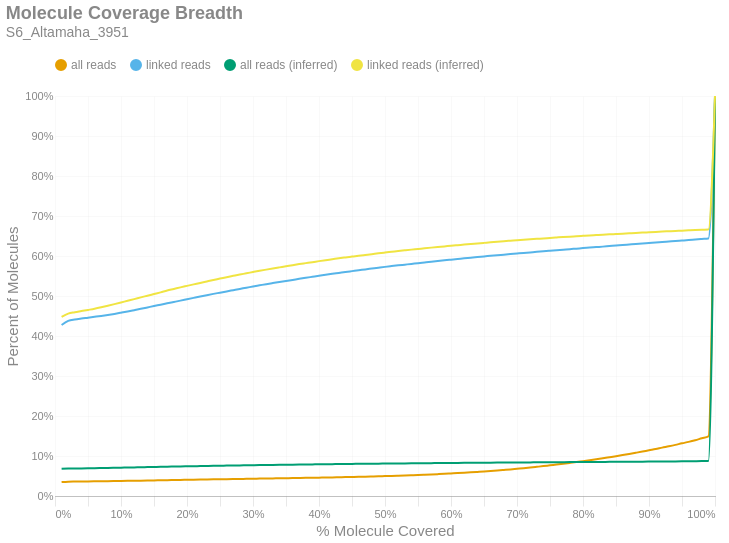

Notebook source saved alongside this figure:
### Markdown cell above
### Molecule Read Coverage
This chart shows molecule coverage breadth as computed by the number of bases aligned to that molecule. In other words, "*how much of each unique long molecule is actually sequenced/aligned?*" Keep in mind there is a distinction between sequences and alignments, since some sequences belonging to a particular molecule may not align well and wouldn't appear in the alignment data. This chart also shows molecule coverage breadth as computed by the *inferred fragment* from which the aligned sequences originate. Unlike read coverage, this calculation takes into account the total insert size, including unsequenced gaps between the forward and reverse reads. Like the previous figures, these are cumulative percents.

### Code cell
if SKIPLR:
    print_html(f"Skipped")
else:
    binned_df = consolidated_hist(valids['coverage_bp'], mask, 0.01, True)
    binned_df_inf = consolidated_hist(valids['coverage_inserts'], mask, 0.01, True)
    binned_df = binned_df.with_columns(pl.lit(binned_df_inf['all reads (cumsum)']).alias('all reads (inferred)'))
    binned_df = binned_df.with_columns(pl.lit(binned_df_inf['linked reads (cumsum)']).alias('linked reads (inferred)'))
    binned_df = binned_df.with_columns(
        (pl.col('bin').cast(pl.Float64) + 0.01).alias('right_edge')
    )

    with SafeRender(binned_df):
        (
            density_plot(binned_df, 'Molecule Coverage Breadth', samplename, 'molcov', ['all reads (inferred)','linked reads (inferred)'])
            .encode(
                #x=alt.X('bin:Q', title="% Molecule Covered").axis(format = '%').scale(padding=0),
                x=alt.X('right_edge:Q', title="% Molecule Covered").axis(format='%').scale(padding=0),
                y=alt.Y('value:Q', title='Percent of Molecules')
                    .axis(format='%')
                    .stack(False)
                    .scale(domainMin=0, padding=0),
                color=alt.Color("key:N").scale(domain = ["all reads", "linked reads", "all reads (inferred)", "linked reads (inferred)"]),
                tooltip = [
                    alt.Tooltip("key:N", title = "Data Type"),
                    alt.Tooltip("range_label:N", title="% Molecule Covered"),
                    alt.Tooltip("value:Q", format = ".2%", title="% Molecules")
                ]
            )
        ).display()

### Figure 1 — Vega-Lite specification as saved in the notebook (floating-point values rounded to 4 significant figures)
{"width": "container", "height": 400, "config": {"title": {"anchor": "start", "dy": -15, "fontSize": 18, "color": "#888888", "subtitleColor": "#888888", "subtitleFontSize": 14}, "arc": {"fill": "#0072B2"}, "axis": {"domainColor": "#888888", "domainWidth": 0.5, "gridWidth": 0.2, "grid": false, "titleFontWeight": 400, "titleFontSize": 15, "labelFontSize": 11, "labelColor": "#888888", "tickColor": "#888888", "tickWidth": 0.2, "titleColor": "#888888"}, "axisBand": {"grid": false}, "axisX": {"grid": true, "tickSize": 10, "domainCap": "round"}, "axisY": {"domain": false, "grid": true, "tickSize": 0, "domainCap": "round"}, "background": "transparent", "header": {"labelFontSize": 15, "labelColor": "#888888", "titleFontSize": 15, "titleFontWeight": 600, "titleColor": "#888888"}, "legend": {"labelFont": "sans-serif", "labelFontSize": 12, "labelColor": "#888888", "symbolSize": 100, "symbolType": "circle", "titleFontSize": 12, "titlePadding": 10, "titleColor": "#888888", "title": null, "orient": "top"}, "range": {"category": ["#E69F00", "#56B4E9", "#009E73", "#F0E442", "#0072B2", "#D55E00", "#CC79A7", "#000000"], "diverging": ["#cfe8f3", "#a2d4ec", "#73bfe2", "#46abdb", "#1696d2", "#12719e"]}, "area": {"fill": "#0072B2", "fillOpacity": 0.7, "line": true, "strokeOpacity": 0.7}, "line": {"color": "#0072B2", "stroke": "#0072B2", "strokeWidth": 2}, "trail": {"color": "#0072B2", "stroke": "#0072B2", "strokeWidth": 0, "size": 1}, "point": {"filled": true, "fillOpacity": 1.0, "size": 95}, "text": {"color": "#888888", "fontSize": 11, "align": "right", "fontWeight": 400, "size": 11}, "bar": {"fill": "#0072B2", "stroke": null}, "view": {"stroke": null, "continuousWidth": 660, "continuousHeight": 400}}, "data": {"name": "data-832c0ca4d39b20ff7e745585e0500c2e"}, "mark": {"type": "line", "interpolate": "monotone", "point": {"opacity": 0, "size": 275}}, "encoding": {"color": {"field": "key", "scale": {"domain": ["all reads", "linked reads", "all reads (inferred)", "linked reads (inferred)"]}, "type": "nominal"}, "tooltip": [{"field": "key", "title": "Data Type", "type": "nominal"}, {"field": "range_label", "title": "% Molecule Covered", "type": "nominal"}, {"field": "value", "format": ".2%", "title": "% Molecules", "type": "quantitative"}], "x": {"axis": {"format": "%"}, "field": "right_edge", "scale": {"padding": 0}, "title": "% Molecule Covered", "type": "quantitative"}, "y": {"axis": {"format": "%"}, "field": "value", "scale": {"domainMin": 0, "padding": 0}, "stack": false, "title": "Percent of Molecules", "type": "quantitative"}}, "params": [{"name": "param_c36ac31b6afebe62", "select": {"type": "point", "fields": ["key"]}, "bind": "legend"}], "title": {"text": "Molecule Coverage Breadth", "subtitle": "S6_Altamaha_3951"}, "transform": [{"fold": ["all reads (cumsum)", "linked reads (cumsum)", "all reads (inferred)", "linked reads (inferred)"]}, {"calculate": "replace(datum.key, ' (cumsum)', '')", "as": "key"}, {"filter": {"param": "param_c36ac31b6afebe62"}}], "usermeta": {"embedOptions": {"downloadFileName": "S6_Altamaha_3951.molcov"}}, "$schema": "https://vega.github.io/schema/vega-lite/v6.1.0.json", "datasets": {"data-832c0ca4d39b20ff7e745585e0500c2e": [{"bin": "0.0", "interval": "0.0-0.01", "all reads": 0.03486, "linked reads": 0.4276, "all reads (cumsum)": 0.03486, "linked reads (cumsum)": 0.4276, "range_label": "0.0-0.01", "all reads (inferred)": 0.06783, "linked reads (inferred)": 0.4479, "right_edge": 0.01}, {"bin": "0.01", "interval": "0.01-0.02", "all reads": 0.0008606, "linked reads": 0.01008, "all reads (cumsum)": 0.03572, "linked reads (cumsum)": 0.4376, "range_label": "0.01-0.02", "all reads (inferred)": 0.06849, "linked reads (inferred)": 0.456, "right_edge": 0.02}, {"bin": "0.02", "interval": "0.02-0.03", "all reads": 0.0003393, "linked reads": 0.003773, "all reads (cumsum)": 0.03606, "linked reads (cumsum)": 0.4414, "range_label": "0.02-0.03", "all reads (inferred)": 0.06877, "linked reads (inferred)": 0.4594, "right_edge": 0.03}, {"bin": "0.03", "interval": "0.03-0.04", "all reads": 0.000237, "linked reads": 0.002418, "all reads (cumsum)": 0.03629, "linked reads (cumsum)": 0.4438, "range_label": "0.03-0.04", "all reads (inferred)": 0.06901, "linked reads (inferred)": 0.4623, "right_edge": 0.04}, {"bin": "0.04", "interval": "0.04-0.05", "all reads": 0.0001898, "linked reads": 0.002042, "all reads (cumsum)": 0.03648, "linked reads (cumsum)": 0.4459, "range_label": "0.04-0.05", "all reads (inferred)": 0.06926, "linked reads (inferred)": 0.4652, "right_edge": 0.05}, {"bin": "0.05", "interval": "0.05-0.06", "all reads": 0.0001929, "linked reads": 0.002098, "all reads (cumsum)": 0.03668, "linked reads (cumsum)": 0.448, "range_label": "0.05-0.06", "all reads (inferred)": 0.06951, "linked reads (inferred)": 0.4681, "right_edge": 0.06}, {"bin": "0.06", "interval": "0.06-0.07", "all reads": 0.000197, "linked reads": 0.002153, "all reads (cumsum)": 0.03687, "linked reads (cumsum)": 0.4501, "range_label": "0.06-0.07", "all reads (inferred)": 0.06981, "linked reads (inferred)": 0.4717, "right_edge": 0.07}, {"bin": "0.07", "interval": "0.07-0.08", "all reads": 0.0002139, "linked reads": 0.002431, "all reads (cumsum)": 0.03709, "linked reads (cumsum)": 0.4526, "range_label": "0.07-0.08", "all reads (inferred)": 0.07013, "linked reads (inferred)": 0.4756, "right_edge": 0.08}, {"bin": "0.08", "interval": "0.08-0.09", "all reads": 0.0002414, "linked reads": 0.002723, "all reads (cumsum)": 0.03733, "linked reads (cumsum)": 0.4553, "range_label": "0.08-0.09", "all reads (inferred)": 0.07047, "linked reads (inferred)": 0.4797, "right_edge": 0.09}, {"bin": "0.09", "interval": "0.09-0.1", "all reads": 0.0002537, "linked reads": 0.002961, "all reads (cumsum)": 0.03758, "linked reads (cumsum)": 0.4582, "range_label": "0.09-0.1", "all reads (inferred)": 0.07081, "linked reads (inferred)": 0.4838, "right_edge": 0.1}, {"bin": "0.1", "interval": "0.1-0.11", "all reads": 0.0002671, "linked reads": 0.003056, "all reads (cumsum)": 0.03785, "linked reads (cumsum)": 0.4613, "range_label": "0.1-0.11", "all reads (inferred)": 0.07116, "linked reads (inferred)": 0.4881, "right_edge": 0.11}, {"bin": "0.11", "interval": "0.11-0.12", "all reads": 0.0002861, "linked reads": 0.003292, "all reads (cumsum)": 0.03813, "linked reads (cumsum)": 0.4646, "range_label": "0.11-0.12", "all reads (inferred)": 0.0715, "linked reads (inferred)": 0.4923, "right_edge": 0.12}, {"bin": "0.12", "interval": "0.12-0.13", "all reads": 0.0002884, "linked reads": 0.003344, "all reads (cumsum)": 0.03842, "linked reads (cumsum)": 0.4679, "range_label": "0.12-0.13", "all reads (inferred)": 0.07185, "linked reads (inferred)": 0.4966, "right_edge": 0.13}, {"bin": "0.13", "interval": "0.13-0.14", "all reads": 0.0002946, "linked reads": 0.003482, "all reads (cumsum)": 0.03872, "linked reads (cumsum)": 0.4714, "range_label": "0.13-0.14", "all reads (inferred)": 0.07219, "linked reads (inferred)": 0.5008, "right_edge": 0.14}, {"bin": "0.14", "interval": "0.14-0.15", "all reads": 0.0002994, "linked reads": 0.003528, "all reads (cumsum)": 0.03902, "linked reads (cumsum)": 0.4749, "range_label": "0.14-0.15", "all reads (inferred)": 0.07254, "linked reads (inferred)": 0.505, "right_edge": 0.15}, {"bin": "0.15", "interval": "0.15-0.16", "all reads": 0.0002825, "linked reads": 0.003312, "all reads (cumsum)": 0.0393, "linked reads (cumsum)": 0.4783, "range_label": "0.15-0.16", "all reads (inferred)": 0.07288, "linked reads (inferred)": 0.5091, "right_edge": 0.16}, {"bin": "0.16", "interval": "0.16-0.17", "all reads": 0.0002951, "linked reads": 0.003465, "all reads (cumsum)": 0.03959, "linked reads (cumsum)": 0.4817, "range_label": "0.16-0.17", "all reads (inferred)": 0.07324, "linked reads (inferred)": 0.5136, "right_edge": 0.17}, {"bin": "0.17", "interval": "0.17-0.18", "all reads": 0.0002835, "linked reads": 0.003338, "all reads (cumsum)": 0.03988, "linked reads (cumsum)": 0.4851, "range_label": "0.17-0.18", "all reads (inferred)": 0.07356, "linked reads (inferred)": 0.5175, "right_edge": 0.18}, {"bin": "0.18", "interval": "0.18-0.19", "all reads": 0.0002822, "linked reads": 0.003351, "all reads (cumsum)": 0.04016, "linked reads (cumsum)": 0.4884, "range_label": "0.18-0.19", "all reads (inferred)": 0.07389, "linked reads (inferred)": 0.5216, "right_edge": 0.19}, {"bin": "0.19", "interval": "0.19-0.2", "all reads": 0.000291, "linked reads": 0.003442, "all reads (cumsum)": 0.04045, "linked reads (cumsum)": 0.4918, "range_label": "0.19-0.2", "all reads (inferred)": 0.07419, "linked reads (inferred)": 0.5253, "right_edge": 0.2}, {"bin": "0.2", "interval": "0.2-0.21", "all reads": 0.0002902, "linked reads": 0.003426, "all reads (cumsum)": 0.04074, "linked reads (cumsum)": 0.4953, "range_label": "0.2-0.21", "all reads (inferred)": 0.0745, "linked reads (inferred)": 0.529, "right_edge": 0.21}, {"bin": "0.21", "interval": "0.21-0.22", "all reads": 0.0002848, "linked reads": 0.003413, "all reads (cumsum)": 0.04103, "linked reads (cumsum)": 0.4987, "range_label": "0.21-0.22", "all reads (inferred)": 0.0748, "linked reads (inferred)": 0.5327, "right_edge": 0.22}, {"bin": "0.22", "interval": "0.22-0.23", "all reads": 0.000282, "linked reads": 0.003344, "all reads (cumsum)": 0.04131, "linked reads (cumsum)": 0.502, "range_label": "0.22-0.23", "all reads (inferred)": 0.0751, "linked reads (inferred)": 0.5365, "right_edge": 0.23}, {"bin": "0.23", "interval": "0.23-0.24", "all reads": 0.0002784, "linked reads": 0.003256, "all reads (cumsum)": 0.04159, "linked reads (cumsum)": 0.5053, "range_label": "0.23-0.24", "all reads (inferred)": 0.0754, "linked reads (inferred)": 0.5402, "right_edge": 0.24}, {"bin": "0.24", "interval": "0.24-0.25", "all reads": 0.0002697, "linked reads": 0.003079, "all reads (cumsum)": 0.04186, "linked reads (cumsum)": 0.5084, "range_label": "0.24-0.25", "all reads (inferred)": 0.07568, "linked reads (inferred)": 0.5436, "right_edge": 0.25}, {"bin": "0.25", "interval": "0.25-0.26", "all reads": 0.0002668, "linked reads": 0.003109, "all reads (cumsum)": 0.04212, "linked reads (cumsum)": 0.5115, "range_label": "0.25-0.26", "all reads (inferred)": 0.07597, "linked reads (inferred)": 0.5471, "right_edge": 0.26}, {"bin": "0.26", "interval": "0.26-0.27", "all reads": 0.0002699, "linked reads": 0.003125, "all reads (cumsum)": 0.04239, "linked reads (cumsum)": 0.5146, "range_label": "0.26-0.27", "all reads (inferred)": 0.07624, "linked reads (inferred)": 0.5504, "right_edge": 0.27}, {"bin": "0.27", "interval": "0.27-0.28", "all reads": 0.0002745, "linked reads": 0.003125, "all reads (cumsum)": 0.04267, "linked reads (cumsum)": 0.5177, "range_label": "0.27-0.28", "all reads (inferred)": 0.07651, "linked reads (inferred)": 0.5537, "right_edge": 0.28}, {"bin": "0.28", "interval": "0.28-0.29", "all reads": 0.0002589, "linked reads": 0.002942, "all reads (cumsum)": 0.04293, "linked reads (cumsum)": 0.5207, "range_label": "0.28-0.29", "all reads (inferred)": 0.07676, "linked reads (inferred)": 0.5568, "right_edge": 0.29}, {"bin": "0.29", "interval": "0.29-0.3", "all reads": 0.0002812, "linked reads": 0.003184, "all reads (cumsum)": 0.04321, "linked reads (cumsum)": 0.5239, "range_label": "0.29-0.3", "all reads (inferred)": 0.07702, "linked reads (inferred)": 0.56, "right_edge": 0.3}, {"bin": "0.3", "interval": "0.3-0.31", "all reads": 0.0002594, "linked reads": 0.002876, "all reads (cumsum)": 0.04347, "linked reads (cumsum)": 0.5267, "range_label": "0.3-0.31", "all reads (inferred)": 0.07728, "linked reads (inferred)": 0.5631, "right_edge": 0.31}, {"bin": "0.31", "interval": "0.31-0.32", "all reads": 0.0002643, "linked reads": 0.002903, "all reads (cumsum)": 0.04373, "linked reads (cumsum)": 0.5296, "range_label": "0.31-0.32", "all reads (inferred)": 0.07752, "linked reads (inferred)": 0.566, "right_edge": 0.32}, {"bin": "0.32", "interval": "0.32-0.33", "all reads": 0.0002627, "linked reads": 0.002696, "all reads (cumsum)": 0.04399, "linked reads (cumsum)": 0.5323, "range_label": "0.32-0.33", "all reads (inferred)": 0.07775, "linked reads (inferred)": 0.5688, "right_edge": 0.33}, {"bin": "0.33", "interval": "0.33-0.34", "all reads": 0.000253, "linked reads": 0.002615, "all reads (cumsum)": 0.04425, "linked reads (cumsum)": 0.5349, "range_label": "0.33-0.34", "all reads (inferred)": 0.07798, "linked reads (inferred)": 0.5716, "right_edge": 0.34}, {"bin": "0.34", "interval": "0.34-0.35", "all reads": 0.0002709, "linked reads": 0.002716, "all reads (cumsum)": 0.04452, "linked reads (cumsum)": 0.5377, "range_label": "0.34-0.35", "all reads (inferred)": 0.0782, "linked reads (inferred)": 0.5743, "right_edge": 0.35}, {"bin": "0.35", "interval": "0.35-0.36", "all reads": 0.0002653, "linked reads": 0.002608, "all reads (cumsum)": 0.04478, "linked reads (cumsum)": 0.5403, "range_label": "0.35-0.36", "all reads (inferred)": 0.07843, "linked reads (inferred)": 0.5771, "right_edge": 0.36}, {"bin": "0.36", "interval": "0.36-0.37", "all reads": 0.0002789, "linked reads": 0.002693, "all reads (cumsum)": 0.04506, "linked reads (cumsum)": 0.543, "range_label": "0.36-0.37", "all reads (inferred)": 0.07865, "linked reads (inferred)": 0.5797, "right_edge": 0.37}, {"bin": "0.37", "interval": "0.37-0.38", "all reads": 0.0002781, "linked reads": 0.002543, "all reads (cumsum)": 0.04534, "linked reads (cumsum)": 0.5455, "range_label": "0.37-0.38", "all reads (inferred)": 0.07885, "linked reads (inferred)": 0.5822, "right_edge": 0.38}, {"bin": "0.38", "interval": "0.38-0.39", "all reads": 0.0002935, "linked reads": 0.00252, "all reads (cumsum)": 0.04563, "linked reads (cumsum)": 0.548, "range_label": "0.38-0.39", "all reads (inferred)": 0.07905, "linked reads (inferred)": 0.5846, "right_edge": 0.39}, {"bin": "0.39", "interval": "0.39-0.4", "all reads": 0.0002959, "linked reads": 0.00252, "all reads (cumsum)": 0.04593, "linked reads (cumsum)": 0.5505, "range_label": "0.39-0.4", "all reads (inferred)": 0.07926, "linked reads (inferred)": 0.5872, "right_edge": 0.4}, {"bin": "0.4", "interval": "0.4-0.41", "all reads": 0.0002889, "linked reads": 0.00231, "all reads (cumsum)": 0.04622, "linked reads (cumsum)": 0.5529, "range_label": "0.4-0.41", "all reads (inferred)": 0.07946, "linked reads (inferred)": 0.5896, "right_edge": 0.41}, {"bin": "0.41", "interval": "0.41-0.42", "all reads": 0.0003215, "linked reads": 0.002585, "all reads (cumsum)": 0.04654, "linked reads (cumsum)": 0.5554, "range_label": "0.41-0.42", "all reads (inferred)": 0.07965, "linked reads (inferred)": 0.5919, "right_edge": 0.42}, {"bin": "0.42", "interval": "0.42-0.43", "all reads": 0.0003344, "linked reads": 0.002284, "all reads (cumsum)": 0.04687, "linked reads (cumsum)": 0.5577, "range_label": "0.42-0.43", "all reads (inferred)": 0.07986, "linked reads (inferred)": 0.5943, "right_edge": 0.43}, {"bin": "0.43", "interval": "0.43-0.44", "all reads": 0.0003426, "linked reads": 0.002353, "all reads (cumsum)": 0.04722, "linked reads (cumsum)": 0.5601, "range_label": "0.43-0.44", "all reads (inferred)": 0.08004, "linked reads (inferred)": 0.5964, "right_edge": 0.44}, {"bin": "0.44", "interval": "0.44-0.45", "all reads": 0.0003549, "linked reads": 0.002117, "all reads (cumsum)": 0.04757, "linked reads (cumsum)": 0.5622, "range_label": "0.44-0.45", "all reads (inferred)": 0.08022, "linked reads (inferred)": 0.5985, "right_edge": 0.45}, {"bin": "0.45", "interval": "0.45-0.46", "all reads": 0.0003672, "linked reads": 0.002104, "all reads (cumsum)": 0.04794, "linked reads (cumsum)": 0.5643, "range_label": "0.45-0.46", "all reads (inferred)": 0.08039, "linked reads (inferred)": 0.6006, "right_edge": 0.46}, {"bin": "0.46", "interval": "0.46-0.47", "all reads": 0.0004001, "linked reads": 0.002209, "all reads (cumsum)": 0.04834, "linked reads (cumsum)": 0.5665, "range_label": "0.46-0.47", "all reads (inferred)": 0.08056, "linked reads (inferred)": 0.6026, "right_edge": 0.47}, {"bin": "0.47", "interval": "0.47-0.48", "all reads": 0.0004237, "linked reads": 0.002104, "all reads (cumsum)": 0.04876, "linked reads (cumsum)": 0.5686, "range_label": "0.47-0.48", "all reads (inferred)": 0.08073, "linked reads (inferred)": 0.6046, "right_edge": 0.48}, {"bin": "0.48", "interval": "0.48-0.49", "all reads": 0.0004392, "linked reads": 0.002111, "all reads (cumsum)": 0.0492, "linked reads (cumsum)": 0.5707, "range_label": "0.48-0.49", "all reads (inferred)": 0.08091, "linked reads (inferred)": 0.6067, "right_edge": 0.49}, {"bin": "0.49", "interval": "0.49-0.5", "all reads": 0.0005052, "linked reads": 0.002078, "all reads (cumsum)": 0.04971, "linked reads (cumsum)": 0.5728, "range_label": "0.49-0.5", "all reads (inferred)": 0.08108, "linked reads (inferred)": 0.6087, "right_edge": 0.5}, {"bin": "0.5", "interval": "0.5-0.51", "all reads": 0.0004751, "linked reads": 0.001924, "all reads (cumsum)": 0.05018, "linked reads (cumsum)": 0.5747, "range_label": "0.5-0.51", "all reads (inferred)": 0.08124, "linked reads (inferred)": 0.6105, "right_edge": 0.51}, {"bin": "0.51", "interval": "0.51-0.52", "all reads": 0.0005378, "linked reads": 0.001878, "all reads (cumsum)": 0.05072, "linked reads (cumsum)": 0.5766, "range_label": "0.51-0.52", "all reads (inferred)": 0.0814, "linked reads (inferred)": 0.6124, "right_edge": 0.52}, {"bin": "0.52", "interval": "0.52-0.53", "all reads": 0.0005614, "linked reads": 0.001806, "all reads (cumsum)": 0.05128, "linked reads (cumsum)": 0.5784, "range_label": "0.52-0.53", "all reads (inferred)": 0.08156, "linked reads (inferred)": 0.6142, "right_edge": 0.53}, {"bin": "0.53", "interval": "0.53-0.54", "all reads": 0.0005879, "linked reads": 0.001816, "all reads (cumsum)": 0.05187, "linked reads (cumsum)": 0.5802, "range_label": "0.53-0.54", "all reads (inferred)": 0.08171, "linked reads (inferred)": 0.616, "right_edge": 0.54}, {"bin": "0.54", "interval": "0.54-0.55", "all reads": 0.0006069, "linked reads": 0.001705, "all reads (cumsum)": 0.05248, "linked reads (cumsum)": 0.5819, "range_label": "0.54-0.55", "all reads (inferred)": 0.08185, "linked reads (inferred)": 0.6176, "right_edge": 0.55}, {"bin": "0.55", "interval": "0.55-0.56", "all reads": 0.000698, "linked reads": 0.001901, "all reads (cumsum)": 0.05317, "linked reads (cumsum)": 0.5838, "range_label": "0.55-0.56", "all reads (inferred)": 0.082, "linked reads (inferred)": 0.6193, "right_edge": 0.56}, {"bin": "0.56", "interval": "0.56-0.57", "all reads": 0.0007335, "linked reads": 0.001878, "all reads (cumsum)": 0.05391, "linked reads (cumsum)": 0.5857, "range_label": "0.56-0.57", "all reads (inferred)": 0.08215, "linked reads (inferred)": 0.6209, "right_edge": 0.57}, {"bin": "0.57", "interval": "0.57-0.58", "all reads": 0.0007543, "linked reads": 0.001787, "all reads (cumsum)": 0.05466, "linked reads (cumsum)": 0.5875, "range_label": "0.57-0.58", "all reads (inferred)": 0.08229, "linked reads (inferred)": 0.6225, "right_edge": 0.58}, {"bin": "0.58", "interval": "0.58-0.59", "all reads": 0.0007874, "linked reads": 0.001711, "all reads (cumsum)": 0.05545, "linked reads (cumsum)": 0.5892, "range_label": "0.58-0.59", "all reads (inferred)": 0.08242, "linked reads (inferred)": 0.624, "right_edge": 0.59}, {"bin": "0.59", "interval": "0.59-0.6", "all reads": 0.0008737, "linked reads": 0.001656, "all reads (cumsum)": 0.05632, "linked reads (cumsum)": 0.5909, "range_label": "0.59-0.6", "all reads (inferred)": 0.08256, "linked reads (inferred)": 0.6256, "right_edge": 0.6}, {"bin": "0.6", "interval": "0.6-0.61", "all reads": 0.0008734, "linked reads": 0.001646, "all reads (cumsum)": 0.0572, "linked reads (cumsum)": 0.5925, "range_label": "0.6-0.61", "all reads (inferred)": 0.08269, "linked reads (inferred)": 0.627, "right_edge": 0.61}, {"bin": "0.61", "interval": "0.61-0.62", "all reads": 0.0009769, "linked reads": 0.00163, "all reads (cumsum)": 0.05817, "linked reads (cumsum)": 0.5941, "range_label": "0.61-0.62", "all reads (inferred)": 0.08282, "linked reads (inferred)": 0.6285, "right_edge": 0.62}, {"bin": "0.62", "interval": "0.62-0.63", "all reads": 0.001041, "linked reads": 0.001656, "all reads (cumsum)": 0.05921, "linked reads (cumsum)": 0.5958, "range_label": "0.62-0.63", "all reads (inferred)": 0.08295, "linked reads (inferred)": 0.6299, "right_edge": 0.63}, {"bin": "0.63", "interval": "0.63-0.64", "all reads": 0.001087, "linked reads": 0.001639, "all reads (cumsum)": 0.0603, "linked reads (cumsum)": 0.5974, "range_label": "0.63-0.64", "all reads (inferred)": 0.08308, "linked reads (inferred)": 0.6314, "right_edge": 0.64}, {"bin": "0.64", "interval": "0.64-0.65", "all reads": 0.001107, "linked reads": 0.001456, "all reads (cumsum)": 0.06141, "linked reads (cumsum)": 0.5989, "range_label": "0.64-0.65", "all reads (inferred)": 0.08322, "linked reads (inferred)": 0.6328, "right_edge": 0.65}, {"bin": "0.65", "interval": "0.65-0.66", "all reads": 0.001204, "linked reads": 0.001564, "all reads (cumsum)": 0.06261, "linked reads (cumsum)": 0.6004, "range_label": "0.65-0.66", "all reads (inferred)": 0.08335, "linked reads (inferred)": 0.6343, "right_edge": 0.66}, {"bin": "0.66", "interval": "0.66-0.67", "all reads": 0.001259, "linked reads": 0.001482, "all reads (cumsum)": 0.06387, "linked reads (cumsum)": 0.6019, "range_label": "0.66-0.67", "all reads (inferred)": 0.08348, "linked reads (inferred)": 0.6357, "right_edge": 0.67}, {"bin": "0.67", "interval": "0.67-0.68", "all reads": 0.001327, "linked reads": 0.001384, "all reads (cumsum)": 0.0652, "linked reads (cumsum)": 0.6033, "range_label": "0.67-0.68", "all reads (inferred)": 0.0836, "linked reads (inferred)": 0.637, "right_edge": 0.68}, {"bin": "0.68", "interval": "0.68-0.69", "all reads": 0.001355, "linked reads": 0.001437, "all reads (cumsum)": 0.06655, "linked reads (cumsum)": 0.6048, "range_label": "0.68-0.69", "all reads (inferred)": 0.08371, "linked reads (inferred)": 0.6382, "right_edge": 0.69}, {"bin": "0.69", "interval": "0.69-0.7", "all reads": 0.001538, "linked reads": 0.00144, "all reads (cumsum)": 0.06809, "linked reads (cumsum)": 0.6062, "range_label": "0.69-0.7", "all reads (inferred)": 0.08383, "linked reads (inferred)": 0.6393, "right_edge": 0.7}, {"bin": "0.7", "interval": "0.7-0.71", "all reads": 0.001525, "linked reads": 0.001437, "all reads (cumsum)": 0.06962, "linked reads (cumsum)": 0.6076, "range_label": "0.7-0.71", "all reads (inferred)": 0.08395, "linked reads (inferred)": 0.6406, "right_edge": 0.71}, {"bin": "0.71", "interval": "0.71-0.72", "all reads": 0.001618, "linked reads": 0.001365, "all reads (cumsum)": 0.07124, "linked reads (cumsum)": 0.609, "range_label": "0.71-0.72", "all reads (inferred)": 0.08406, "linked reads (inferred)": 0.6418, "right_edge": 0.72}, {"bin": "0.72", "interval": "0.72-0.73", "all reads": 0.001721, "linked reads": 0.001332, "all reads (cumsum)": 0.07296, "linked reads (cumsum)": 0.6103, "range_label": "0.72-0.73", "all reads (inferred)": 0.08417, "linked reads (inferred)": 0.6429, "right_edge": 0.73}, {"bin": "0.73", "interval": "0.73-0.74", "all reads": 0.001753, "linked reads": 0.001473, "all reads (cumsum)": 0.07471, "linked reads (cumsum)": 0.6118, "range_label": "0.73-0.74", "all reads (inferred)": 0.08428, "linked reads (inferred)": 0.644, "right_edge": 0.74}, {"bin": "0.74", "interval": "0.74-0.75", "all reads": 0.001967, "linked reads": 0.001329, "all reads (cumsum)": 0.07668, "linked reads (cumsum)": 0.6131, "range_label": "0.74-0.75", "all reads (inferred)": 0.0844, "linked reads (inferred)": 0.6452, "right_edge": 0.75}, {"bin": "0.75", "interval": "0.75-0.76", "all reads": 0.001887, "linked reads": 0.001276, "all reads (cumsum)": 0.07856, "linked reads (cumsum)": 0.6144, "range_label": "0.75-0.76", "all reads (inferred)": 0.08452, "linked reads (inferred)": 0.6463, "right_edge": 0.76}, {"bin": "0.76", "interval": "0.76-0.77", "all reads": 0.001993, "linked reads": 0.001351, "all reads (cumsum)": 0.08056, "linked reads (cumsum)": 0.6158, "range_label": "0.76-0.77", "all reads (inferred)": 0.08463, "linked reads (inferred)": 0.6474, "right_edge": 0.77}, {"bin": "0.77", "interval": "0.77-0.78", "all reads": 0.002073, "linked reads": 0.001417, "all reads (cumsum)": 0.08263, "linked reads (cumsum)": 0.6172, "range_label": "0.77-0.78", "all reads (inferred)": 0.08474, "linked reads (inferred)": 0.6484, "right_edge": 0.78}, {"bin": "0.78", "interval": "0.78-0.79", "all reads": 0.002147, "linked reads": 0.001257, "all reads (cumsum)": 0.08478, "linked reads (cumsum)": 0.6184, "range_label": "0.78-0.79", "all reads (inferred)": 0.08484, "linked reads (inferred)": 0.6494, "right_edge": 0.79}, {"bin": "0.79", "interval": "0.79-0.8", "all reads": 0.002333, "linked reads": 0.001348, "all reads (cumsum)": 0.08711, "linked reads (cumsum)": 0.6198, "range_label": "0.79-0.8", "all reads (inferred)": 0.08495, "linked reads (inferred)": 0.6503, "right_edge": 0.8}, {"bin": "0.8", "interval": "0.8-0.81", "all reads": 0.002221, "linked reads": 0.001168, "all reads (cumsum)": 0.08933, "linked reads (cumsum)": 0.6209, "range_label": "0.8-0.81", "all reads (inferred)": 0.08505, "linked reads (inferred)": 0.6513, "right_edge": 0.81}, {"bin": "0.81", "interval": "0.81-0.82", "all reads": 0.002381, "linked reads": 0.00127, "all reads (cumsum)": 0.09171, "linked reads (cumsum)": 0.6222, "range_label": "0.81-0.82", "all reads (inferred)": 0.08516, "linked reads (inferred)": 0.6523, "right_edge": 0.82}, {"bin": "0.82", "interval": "0.82-0.83", "all reads": 0.002505, "linked reads": 0.001224, "all reads (cumsum)": 0.09422, "linked reads (cumsum)": 0.6234, "range_label": "0.82-0.83", "all reads (inferred)": 0.08527, "linked reads (inferred)": 0.6532, "right_edge": 0.83}, {"bin": "0.83", "interval": "0.83-0.84", "all reads": 0.002638, "linked reads": 0.001345, "all reads (cumsum)": 0.09685, "linked reads (cumsum)": 0.6248, "range_label": "0.83-0.84", "all reads (inferred)": 0.08537, "linked reads (inferred)": 0.6541, "right_edge": 0.84}, {"bin": "0.84", "interval": "0.84-0.85", "all reads": 0.002644, "linked reads": 0.001293, "all reads (cumsum)": 0.0995, "linked reads (cumsum)": 0.6261, "range_label": "0.84-0.85", "all reads (inferred)": 0.08548, "linked reads (inferred)": 0.655, "right_edge": 0.85}, {"bin": "0.85", "interval": "0.85-0.86", "all reads": 0.002774, "linked reads": 0.001384, "all reads (cumsum)": 0.1023, "linked reads (cumsum)": 0.6275, "range_label": "0.85-0.86", "all reads (inferred)": 0.08558, "linked reads (inferred)": 0.6559, "right_edge": 0.86}, {"bin": "0.86", "interval": "0.86-0.87", "all reads": 0.002872, "linked reads": 0.00125, "all reads (cumsum)": 0.1051, "linked reads (cumsum)": 0.6287, "range_label": "0.86-0.87", "all reads (inferred)": 0.08569, "linked reads (inferred)": 0.6568, "right_edge": 0.87}, {"bin": "0.87", "interval": "0.87-0.88", "all reads": 0.002935, "linked reads": 0.001263, "all reads (cumsum)": 0.1081, "linked reads (cumsum)": 0.63, "range_label": "0.87-0.88", "all reads (inferred)": 0.08581, "linked reads (inferred)": 0.6577, "right_edge": 0.88}, {"bin": "0.88", "interval": "0.88-0.89", "all reads": 0.003019, "linked reads": 0.001142, "all reads (cumsum)": 0.1111, "linked reads (cumsum)": 0.6311, "range_label": "0.88-0.89", "all reads (inferred)": 0.08591, "linked reads (inferred)": 0.6585, "right_edge": 0.89}, {"bin": "0.89", "interval": "0.89-0.9", "all reads": 0.003233, "linked reads": 0.001283, "all reads (cumsum)": 0.1143, "linked reads (cumsum)": 0.6324, "range_label": "0.89-0.9", "all reads (inferred)": 0.08603, "linked reads (inferred)": 0.6594, "right_edge": 0.9}, {"bin": "0.9", "interval": "0.9-0.91", "all reads": 0.003031, "linked reads": 0.001185, "all reads (cumsum)": 0.1174, "linked reads (cumsum)": 0.6336, "range_label": "0.9-0.91", "all reads (inferred)": 0.08614, "linked reads (inferred)": 0.6603, "right_edge": 0.91}, {"bin": "0.91", "interval": "0.91-0.92", "all reads": 0.003555, "linked reads": 0.001348, "all reads (cumsum)": 0.1209, "linked reads (cumsum)": 0.6349, "range_label": "0.91-0.92", "all reads (inferred)": 0.08627, "linked reads (inferred)": 0.6611, "right_edge": 0.92}, {"bin": "0.92", "interval": "0.92-0.93", "all reads": 0.003264, "linked reads": 0.001234, "all reads (cumsum)": 0.1242, "linked reads (cumsum)": 0.6362, "range_label": "0.92-0.93", "all reads (inferred)": 0.08639, "linked reads (inferred)": 0.6619, "right_edge": 0.93}, {"bin": "0.93", "interval": "0.93-0.94", "all reads": 0.003601, "linked reads": 0.00126, "all reads (cumsum)": 0.1278, "linked reads (cumsum)": 0.6374, "range_label": "0.93-0.94", "all reads (inferred)": 0.08652, "linked reads (inferred)": 0.6627, "right_edge": 0.94}, {"bin": "0.94", "interval": "0.94-0.95", "all reads": 0.003993, "linked reads": 0.001155, "all reads (cumsum)": 0.1318, "linked reads (cumsum)": 0.6386, "range_label": "0.94-0.95", "all reads (inferred)": 0.08665, "linked reads (inferred)": 0.6634, "right_edge": 0.95}, {"bin": "0.95", "interval": "0.95-0.96", "all reads": 0.003491, "linked reads": 0.001185, "all reads (cumsum)": 0.1353, "linked reads (cumsum)": 0.6398, "range_label": "0.95-0.96", "all reads (inferred)": 0.08682, "linked reads (inferred)": 0.6642, "right_edge": 0.96}, {"bin": "0.96", "interval": "0.96-0.97", "all reads": 0.004159, "linked reads": 0.001433, "all reads (cumsum)": 0.1394, "linked reads (cumsum)": 0.6412, "range_label": "0.96-0.97", "all reads (inferred)": 0.08698, "linked reads (inferred)": 0.665, "right_edge": 0.97}, {"bin": "0.97", "interval": "0.97-0.98", "all reads": 0.004908, "linked reads": 0.001351, "all reads (cumsum)": 0.1443, "linked reads (cumsum)": 0.6425, "range_label": "0.97-0.98", "all reads (inferred)": 0.08724, "linked reads (inferred)": 0.6656, "right_edge": 0.98}, {"bin": "0.98", "interval": "0.98-0.99", "all reads": 0.00459, "linked reads": 0.001319, "all reads (cumsum)": 0.1489, "linked reads (cumsum)": 0.6439, "range_label": "0.98-0.99", "all reads (inferred)": 0.08768, "linked reads (inferred)": 0.666, "right_edge": 0.99}, {"bin": "0.99", "interval": "0.99-1.0", "all reads": 0.8511, "linked reads": 0.3561, "all reads (cumsum)": 1.0, "linked reads (cumsum)": 1.0, "range_label": "0.99-1.0", "all reads (inferred)": 1.0, "linked reads (inferred)": 1.0, "right_edge": 1.0}]}}
